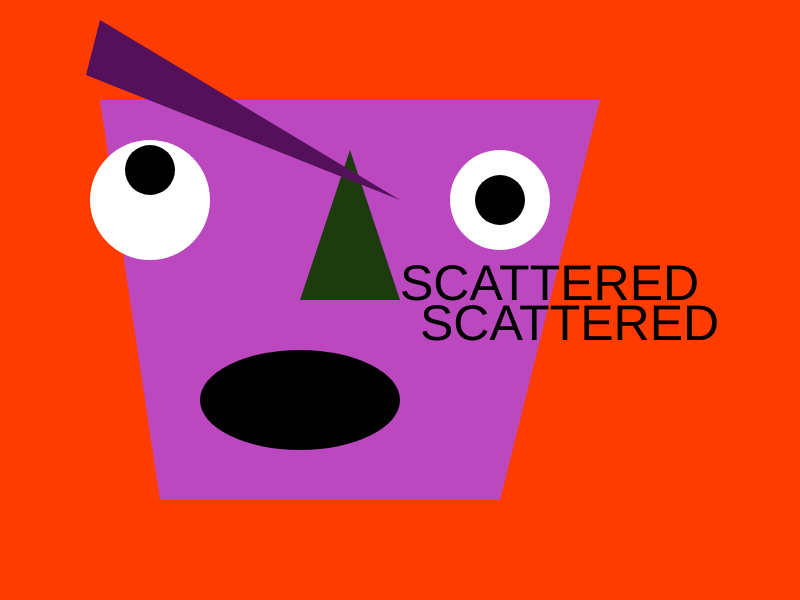
Frame 1 (no input)
Frame 60 (no input): identical to frame 1, image omitted
Frame 120 (the mouse pressed at the canvas centre since frame 60): identical to frame 1, image omitted

The p5.js sketch that drew this single still picture (run headless with seeded random() and noise() and a simulated clock; from frame 60 on, the mouse is pressed at the canvas centre):

// p5.js sketch
// ── sketch.js
function setup() {
  createCanvas(800, 600);
}

function draw() {
  background("#ff3c00");

  head();
  leftEye();
  rightEye();
  mouth();
  nose();
  brow();

  type(400, 300);
  type(420, 340);
}

function leftEye() {
  fill("#ffff");
  circle(150, 200, 120);
  fill("#000000");
  circle(150, 170, 50);
}

function rightEye() {
  fill("#ffff");
  circle(500, 200, 100);
  fill("#000000");
  circle(500, 200, 50);
}

function head() {
  noStroke();
  fill("#bc48c0");
  quad(100, 100, 160, 500, 500, 500, 600, 100);
}

function mouth() {
  ellipse(300, 400, 200, 100);
}

function nose() {
  fill("#1d3b0f");
  triangle(400, 300, 350, 150, 300, 300);
}

function brow() {
  fill("#54105a");
  triangle(400, 200, 100, 20, 86, 75);
}

function type(x, y) {
  noStroke();
  fill("#000000");
  textSize(50);
  text("SCATTERED", x, y);
}
